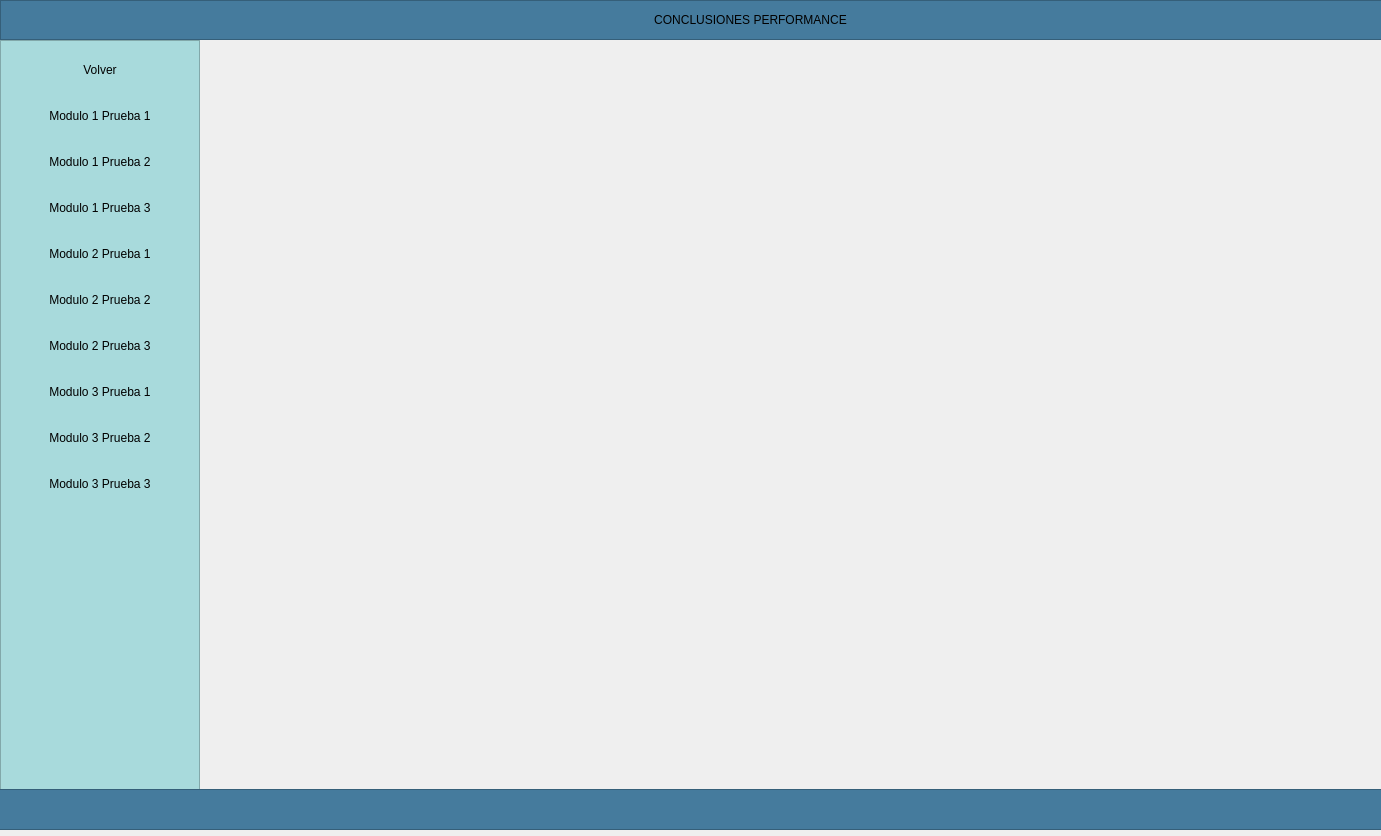
<?xml version="1.0" encoding="UTF-8"?>
<ui version="4.0">
 <class>MainWindow</class>
 <widget class="QMainWindow" name="MainWindow">
  <property name="geometry">
   <rect>
    <x>0</x>
    <y>0</y>
    <width>1381</width>
    <height>836</height>
   </rect>
  </property>
  <property name="windowTitle">
   <string>MainWindow</string>
  </property>
  <widget class="QWidget" name="centralwidget">
   <widget class="QFrame" name="Frame_Superior">
    <property name="geometry">
     <rect>
      <x>0</x>
      <y>0</y>
      <width>1501</width>
      <height>40</height>
     </rect>
    </property>
    <property name="minimumSize">
     <size>
      <width>0</width>
      <height>40</height>
     </size>
    </property>
    <property name="maximumSize">
     <size>
      <width>16777215</width>
      <height>40</height>
     </size>
    </property>
    <property name="styleSheet">
     <string notr="true">background-color: rgb(69, 123, 157);</string>
    </property>
    <property name="frameShape">
     <enum>QFrame::StyledPanel</enum>
    </property>
    <property name="frameShadow">
     <enum>QFrame::Raised</enum>
    </property>
    <layout class="QHBoxLayout" name="horizontalLayout_2">
     <property name="spacing">
      <number>2</number>
     </property>
     <property name="leftMargin">
      <number>0</number>
     </property>
     <property name="topMargin">
      <number>0</number>
     </property>
     <property name="rightMargin">
      <number>0</number>
     </property>
     <property name="bottomMargin">
      <number>0</number>
     </property>
     <item>
      <widget class="QPushButton" name="btn_menu">
       <property name="minimumSize">
        <size>
         <width>0</width>
         <height>0</height>
        </size>
       </property>
       <property name="maximumSize">
        <size>
         <width>16777215</width>
         <height>16777215</height>
        </size>
       </property>
       <property name="layoutDirection">
        <enum>Qt::LeftToRight</enum>
       </property>
       <property name="styleSheet">
        <string notr="true">QPushButton{
background-color:#457b9d;
font:87 12pt&quot;Arial Black&quot;;
border-radius:0px;
}

</string>
       </property>
       <property name="text">
        <string>CONCLUSIONES PERFORMANCE</string>
       </property>
       <property name="icon">
        <iconset>
         <normaloff>../../../Imagenes/bars-solid.svg</normaloff>../../../Imagenes/bars-solid.svg</iconset>
       </property>
      </widget>
     </item>
    </layout>
   </widget>
   <widget class="QFrame" name="Frame_Inferior_Izq">
    <property name="geometry">
     <rect>
      <x>0</x>
      <y>40</y>
      <width>200</width>
      <height>751</height>
     </rect>
    </property>
    <property name="minimumSize">
     <size>
      <width>200</width>
      <height>0</height>
     </size>
    </property>
    <property name="maximumSize">
     <size>
      <width>200</width>
      <height>16777215</height>
     </size>
    </property>
    <property name="styleSheet">
     <string notr="true">QFrame{
background-color:#a8dadc;}

QPushButton{
background-color:#a8dadc;
border-top-left-radius: 20px;
border-bottom-left-radius: 20px;
font: 75 12pt &quot;Arial Narrow&quot;;
}
QPushButton:hover{
background-color:#a8dadc;
border-top-left-radius:20px;
border-bottom-left-radius:20px;
font: 75 12pt&quot;Arial Narrow&quot;;
}</string>
    </property>
    <property name="frameShape">
     <enum>QFrame::StyledPanel</enum>
    </property>
    <property name="frameShadow">
     <enum>QFrame::Raised</enum>
    </property>
    <layout class="QVBoxLayout" name="verticalLayout_3">
     <item>
      <widget class="QPushButton" name="pushButton_6">
       <property name="minimumSize">
        <size>
         <width>0</width>
         <height>40</height>
        </size>
       </property>
       <property name="maximumSize">
        <size>
         <width>16777215</width>
         <height>40</height>
        </size>
       </property>
       <property name="styleSheet">
        <string notr="true">QFrame{
background-color:#a8dadc;}

QPushButton{
background-color:#a8dadc;
border-top-left-radius: 20px;
border-bottom-left-radius: 20px;
font: 75 12pt &quot;Arial Narrow&quot;;
}
QPushButton:hover{
background-color:#f1faee;
border-top-left-radius:20px;
border-bottom-left-radius:20px;
font: 75 12pt&quot;Arial Narrow&quot;;
}
</string>
       </property>
       <property name="text">
        <string>Volver</string>
       </property>
       <property name="icon">
        <iconset>
         <normaloff>../../../Imagenes/pencil-ruler-solid.svg</normaloff>../../../Imagenes/pencil-ruler-solid.svg</iconset>
       </property>
      </widget>
     </item>
     <item>
      <widget class="QPushButton" name="pushButton_69">
       <property name="minimumSize">
        <size>
         <width>0</width>
         <height>40</height>
        </size>
       </property>
       <property name="maximumSize">
        <size>
         <width>16777215</width>
         <height>40</height>
        </size>
       </property>
       <property name="styleSheet">
        <string notr="true">QFrame{
background-color:#a8dadc;}

QPushButton{
background-color:#a8dadc;
border-top-left-radius: 20px;
border-bottom-left-radius: 20px;
font: 75 12pt &quot;Arial Narrow&quot;;
}
QPushButton:hover{
background-color:#f1faee;
border-top-left-radius:20px;
border-bottom-left-radius:20px;
font: 75 12pt&quot;Arial Narrow&quot;;
}
</string>
       </property>
       <property name="text">
        <string>Modulo 1 Prueba 1</string>
       </property>
       <property name="icon">
        <iconset>
         <normaloff>../../../Imagenes/pencil-ruler-solid.svg</normaloff>../../../Imagenes/pencil-ruler-solid.svg</iconset>
       </property>
      </widget>
     </item>
     <item>
      <widget class="QPushButton" name="pushButton_70">
       <property name="minimumSize">
        <size>
         <width>0</width>
         <height>40</height>
        </size>
       </property>
       <property name="maximumSize">
        <size>
         <width>16777215</width>
         <height>40</height>
        </size>
       </property>
       <property name="styleSheet">
        <string notr="true">QFrame{
background-color:#a8dadc;}

QPushButton{
background-color:#a8dadc;
border-top-left-radius: 20px;
border-bottom-left-radius: 20px;
font: 75 12pt &quot;Arial Narrow&quot;;
}
QPushButton:hover{
background-color:#f1faee;
border-top-left-radius:20px;
border-bottom-left-radius:20px;
font: 75 12pt&quot;Arial Narrow&quot;;
}
</string>
       </property>
       <property name="text">
        <string>Modulo 1 Prueba 2</string>
       </property>
       <property name="icon">
        <iconset>
         <normaloff>../../../Imagenes/pencil-ruler-solid.svg</normaloff>../../../Imagenes/pencil-ruler-solid.svg</iconset>
       </property>
      </widget>
     </item>
     <item>
      <widget class="QPushButton" name="pushButton_71">
       <property name="minimumSize">
        <size>
         <width>0</width>
         <height>40</height>
        </size>
       </property>
       <property name="maximumSize">
        <size>
         <width>16777215</width>
         <height>40</height>
        </size>
       </property>
       <property name="styleSheet">
        <string notr="true">QFrame{
background-color:#a8dadc;}

QPushButton{
background-color:#a8dadc;
border-top-left-radius: 20px;
border-bottom-left-radius: 20px;
font: 75 12pt &quot;Arial Narrow&quot;;
}
QPushButton:hover{
background-color:#f1faee;
border-top-left-radius:20px;
border-bottom-left-radius:20px;
font: 75 12pt&quot;Arial Narrow&quot;;
}
</string>
       </property>
       <property name="text">
        <string>Modulo 1 Prueba 3</string>
       </property>
       <property name="icon">
        <iconset>
         <normaloff>../../../Imagenes/pencil-ruler-solid.svg</normaloff>../../../Imagenes/pencil-ruler-solid.svg</iconset>
       </property>
      </widget>
     </item>
     <item>
      <widget class="QPushButton" name="pushButton_72">
       <property name="minimumSize">
        <size>
         <width>0</width>
         <height>40</height>
        </size>
       </property>
       <property name="maximumSize">
        <size>
         <width>16777215</width>
         <height>40</height>
        </size>
       </property>
       <property name="styleSheet">
        <string notr="true">QFrame{
background-color:#a8dadc;}

QPushButton{
background-color:#a8dadc;
border-top-left-radius: 20px;
border-bottom-left-radius: 20px;
font: 75 12pt &quot;Arial Narrow&quot;;
}
QPushButton:hover{
background-color:#f1faee;
border-top-left-radius:20px;
border-bottom-left-radius:20px;
font: 75 12pt&quot;Arial Narrow&quot;;
}
</string>
       </property>
       <property name="text">
        <string>Modulo 2 Prueba 1</string>
       </property>
       <property name="icon">
        <iconset>
         <normaloff>../../../Imagenes/pencil-ruler-solid.svg</normaloff>../../../Imagenes/pencil-ruler-solid.svg</iconset>
       </property>
      </widget>
     </item>
     <item>
      <widget class="QPushButton" name="pushButton_73">
       <property name="minimumSize">
        <size>
         <width>0</width>
         <height>40</height>
        </size>
       </property>
       <property name="maximumSize">
        <size>
         <width>16777215</width>
         <height>40</height>
        </size>
       </property>
       <property name="styleSheet">
        <string notr="true">QFrame{
background-color:#a8dadc;}

QPushButton{
background-color:#a8dadc;
border-top-left-radius: 20px;
border-bottom-left-radius: 20px;
font: 75 12pt &quot;Arial Narrow&quot;;
}
QPushButton:hover{
background-color:#f1faee;
border-top-left-radius:20px;
border-bottom-left-radius:20px;
font: 75 12pt&quot;Arial Narrow&quot;;
}
</string>
       </property>
       <property name="text">
        <string>Modulo 2 Prueba 2</string>
       </property>
       <property name="icon">
        <iconset>
         <normaloff>../../../Imagenes/pencil-ruler-solid.svg</normaloff>../../../Imagenes/pencil-ruler-solid.svg</iconset>
       </property>
      </widget>
     </item>
     <item>
      <widget class="QPushButton" name="pushButton_74">
       <property name="minimumSize">
        <size>
         <width>0</width>
         <height>40</height>
        </size>
       </property>
       <property name="maximumSize">
        <size>
         <width>16777215</width>
         <height>40</height>
        </size>
       </property>
       <property name="styleSheet">
        <string notr="true">QFrame{
background-color:#a8dadc;}

QPushButton{
background-color:#a8dadc;
border-top-left-radius: 20px;
border-bottom-left-radius: 20px;
font: 75 12pt &quot;Arial Narrow&quot;;
}
QPushButton:hover{
background-color:#f1faee;
border-top-left-radius:20px;
border-bottom-left-radius:20px;
font: 75 12pt&quot;Arial Narrow&quot;;
}
</string>
       </property>
       <property name="text">
        <string>Modulo 2 Prueba 3</string>
       </property>
       <property name="icon">
        <iconset>
         <normaloff>../../../Imagenes/pencil-ruler-solid.svg</normaloff>../../../Imagenes/pencil-ruler-solid.svg</iconset>
       </property>
      </widget>
     </item>
     <item>
      <widget class="QPushButton" name="pushButton_75">
       <property name="minimumSize">
        <size>
         <width>0</width>
         <height>40</height>
        </size>
       </property>
       <property name="maximumSize">
        <size>
         <width>16777215</width>
         <height>40</height>
        </size>
       </property>
       <property name="styleSheet">
        <string notr="true">QFrame{
background-color:#a8dadc;}

QPushButton{
background-color:#a8dadc;
border-top-left-radius: 20px;
border-bottom-left-radius: 20px;
font: 75 12pt &quot;Arial Narrow&quot;;
}
QPushButton:hover{
background-color:#f1faee;
border-top-left-radius:20px;
border-bottom-left-radius:20px;
font: 75 12pt&quot;Arial Narrow&quot;;
}
</string>
       </property>
       <property name="text">
        <string>Modulo 3 Prueba 1</string>
       </property>
       <property name="icon">
        <iconset>
         <normaloff>../../../Imagenes/pencil-ruler-solid.svg</normaloff>../../../Imagenes/pencil-ruler-solid.svg</iconset>
       </property>
      </widget>
     </item>
     <item>
      <widget class="QPushButton" name="pushButton_76">
       <property name="minimumSize">
        <size>
         <width>0</width>
         <height>40</height>
        </size>
       </property>
       <property name="maximumSize">
        <size>
         <width>16777215</width>
         <height>40</height>
        </size>
       </property>
       <property name="styleSheet">
        <string notr="true">QFrame{
background-color:#a8dadc;}

QPushButton{
background-color:#a8dadc;
border-top-left-radius: 20px;
border-bottom-left-radius: 20px;
font: 75 12pt &quot;Arial Narrow&quot;;
}
QPushButton:hover{
background-color:#f1faee;
border-top-left-radius:20px;
border-bottom-left-radius:20px;
font: 75 12pt&quot;Arial Narrow&quot;;
}
</string>
       </property>
       <property name="text">
        <string>Modulo 3 Prueba 2</string>
       </property>
       <property name="icon">
        <iconset>
         <normaloff>../../../Imagenes/pencil-ruler-solid.svg</normaloff>../../../Imagenes/pencil-ruler-solid.svg</iconset>
       </property>
      </widget>
     </item>
     <item>
      <widget class="QPushButton" name="pushButton_77">
       <property name="minimumSize">
        <size>
         <width>0</width>
         <height>40</height>
        </size>
       </property>
       <property name="maximumSize">
        <size>
         <width>16777215</width>
         <height>40</height>
        </size>
       </property>
       <property name="styleSheet">
        <string notr="true">QFrame{
background-color:#a8dadc;}

QPushButton{
background-color:#a8dadc;
border-top-left-radius: 20px;
border-bottom-left-radius: 20px;
font: 75 12pt &quot;Arial Narrow&quot;;
}
QPushButton:hover{
background-color:#f1faee;
border-top-left-radius:20px;
border-bottom-left-radius:20px;
font: 75 12pt&quot;Arial Narrow&quot;;
}
</string>
       </property>
       <property name="text">
        <string>Modulo 3 Prueba 3</string>
       </property>
       <property name="icon">
        <iconset>
         <normaloff>../../../Imagenes/pencil-ruler-solid.svg</normaloff>../../../Imagenes/pencil-ruler-solid.svg</iconset>
       </property>
      </widget>
     </item>
     <item>
      <spacer name="verticalSpacer">
       <property name="orientation">
        <enum>Qt::Vertical</enum>
       </property>
       <property name="sizeHint" stdset="0">
        <size>
         <width>20</width>
         <height>194</height>
        </size>
       </property>
      </spacer>
     </item>
    </layout>
   </widget>
   <widget class="QLabel" name="label_2">
    <property name="geometry">
     <rect>
      <x>200</x>
      <y>40</y>
      <width>1311</width>
      <height>751</height>
     </rect>
    </property>
    <property name="styleSheet">
     <string notr="true">border-image: url(:/newPrefix/r7.png);</string>
    </property>
    <property name="text">
     <string/>
    </property>
    <property name="scaledContents">
     <bool>true</bool>
    </property>
   </widget>
   <widget class="QFrame" name="frame">
    <property name="geometry">
     <rect>
      <x>-1</x>
      <y>789</y>
      <width>1501</width>
      <height>41</height>
     </rect>
    </property>
    <property name="styleSheet">
     <string notr="true">background-color: rgb(69, 123, 157);</string>
    </property>
    <property name="frameShape">
     <enum>QFrame::StyledPanel</enum>
    </property>
    <property name="frameShadow">
     <enum>QFrame::Raised</enum>
    </property>
   </widget>
  </widget>
 </widget>
 <resources>
  <include location="Historia Edicion.qrc"/>
 </resources>
 <connections/>
</ui>
